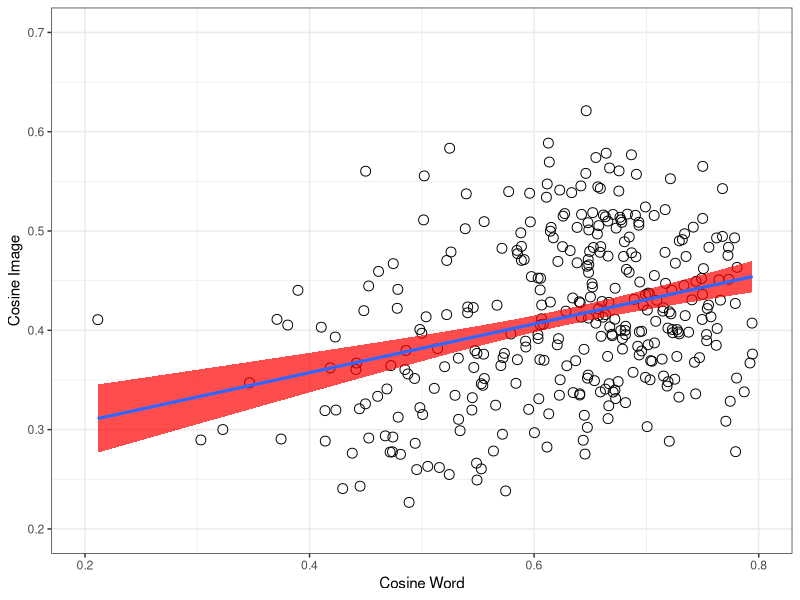
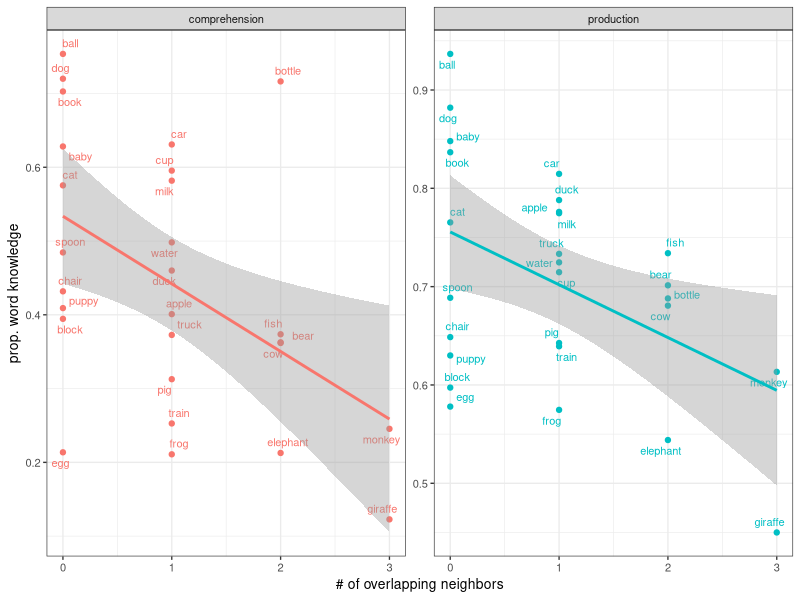

These charts were generated, in order, by the following R code:
## ---- chunk 1
rm(list=ls())
knitr::opts_chunk$set(fig.width=3, fig.height=3, fig.crop = F, fig.pos = "tb", fig.path='figs/',
                      echo=F, warning=F, cache=F, message=F, sanitize = T)
## ---- chunk 2
library(png)
library(grid)
library(ggplot2)
library(xtable)
library(tidyverse)
library(ggpubr)
library(broom)
library(ggrepel)
library(forcats)
## ---- chunk 3
animate <- c("puppy", "duck", "elephant", "pig", "monkey", "giraffe",
             "bear", "baby", "fish", "frog", "cow", "dog", "cat")
words27 <-  read_csv("data/pairwise_distances.csv") %>% distinct(word)
combo <- read_csv("data/pairwise_distances.csv") %>%
  unite(pair, X1, word, remove = T) %>% 
  distinct(cos_word,.keep_all = T)
#eb this gets rid of our redundancy issues
wb_prod <- read_csv("data/wordbank_production.csv") %>%  
   mutate(definition = forcats::fct_recode(definition,
    "fish"    = "fish (animal)",
    "water"   = "water (beverage)")) %>% 
  filter(definition%in%words27$word) %>% 
  mutate(animate = ifelse(definition %in% animate, "animate", "inanimate"))

wb_comp <- read_csv("data/wordbank_comprehension.csv") %>%
     mutate(definition = forcats::fct_recode(definition,
    "fish"    = "fish (animal)",
    "water"   = "water (beverage)")) %>% 
  filter(definition%in%words27$word) %>% 
    mutate(animate = ifelse(definition %in% animate, "animate", "inanimate"))
overlap_ratios <- read_csv("data/overlap_ratios.csv") %>% 
  mutate(animate = ifelse(word %in% animate, T, F))
# fix water picture in img space
neighbor_counts <- read_csv("python/neighbor_counts.csv") %>% 
  rename(definition = word)

stimuli_counts <- read_csv("python/stimuli_counts.csv")
## ---- chunk 4
pairwise_corr <- cor.test(combo$cos_img, combo$cos_word, conf.int=T) %>% tidy()

pairwise_corr_string <- sprintf("$R = %0.2f$, $p < %1.2g$", pairwise_corr$estimate, pairwise_corr$p.value)
## ---- chunk 5

shapiro.test(overlap_ratios$overlap_ratio)#almost normal
overlap_wilcox <- wilcox.test(overlap_ratios$overlap_ratio)# significantly different from chance
#even with correction, both animate and animate overlaps>0, not different from each other
wilcox.test(subset(overlap_ratios, animate==F)$overlap_ratio)
wilcox.test(subset(overlap_ratios, animate==T)$overlap_ratio)
wilcox.test(subset(overlap_ratios, animate==T)$overlap_ratio,
            subset(overlap_ratios, animate==F)$overlap_ratio)

## ---- chunk 6
ggplot(combo, aes(cos_word, cos_img))+
  geom_point(size=3, shape =1)+
  geom_smooth(method="lm", aes(group=1), show.legend=F, fill ="red", alpha = .7)+
  geom_smooth(method="lm", aes(group=1), se=F)+ # this second line is to trick ggplot into not putting the gray fill in the boxes in the legend (coming from the standard error in the first line)
  theme_bw()+
  xlab("Cosine Word")+
  ylab("Cosine Image")+
  xlim(0.2,0.80)+
  ylim(0.2,0.7)+
  theme(legend.position="bottom", 
        legend.title = element_blank(), 
        legend.text = element_text(size=7), 
        legend.key.width = unit(0.4, "cm"),
        legend.key = element_rect(fill = 'white', size = 0.1)
        )

cap <- sprintf("Relative cosine distance between points in word embedding space (x-axis) and image embedding space (y-axis), for every item pair. Fitted line reflects linear fit with SE;the correlation is significant ($R = %0.2f$, $p < %1.2g$).", pairwise_corr$estimate, pairwise_corr$p.value)
## ---- chunk 7
wb_prod_long <- wb_prod %>% 
  gather(`16`:`30`, value = 'mean_prop_prod', key = "month")
wb_comp_long <- wb_comp %>% 
  gather(`8`:`18`, value = 'mean_prop_comp', key = "month")
wb_prod_long_allmonths <- wb_prod_long %>% 
  group_by(definition, animate) %>% 
  summarise(overall_prop_prod = mean(mean_prop_prod)) %>% 
  left_join(neighbor_counts) %>% 
  mutate(totalneighbors = image_count+word_count+overlap_count,
         overlapratio = overlap_count/totalneighbors)

wb_comp_long_allmonths <- wb_comp_long %>% 
  group_by(definition, animate) %>% 
  summarise(overall_prop_comp = mean(mean_prop_comp)) %>% 
  left_join(neighbor_counts) %>% 
  mutate(totalneighbors = image_count+word_count+overlap_count,
         overlapratio = overlap_count/totalneighbors)

prod_overlap_corr <- cor.test(wb_prod_long_allmonths$overall_prop_prod, wb_prod_long_allmonths$overlap_count, conf.int=T) %>% tidy()
comp_overlap_corr <- cor.test(wb_comp_long_allmonths$overall_prop_comp, wb_comp_long_allmonths$overlap_count, conf.int=T) %>% tidy()

wb_all<- wb_comp_long_allmonths %>% 
  left_join(wb_prod_long_allmonths) %>% 
  gather(c(overall_prop_comp, overall_prop_prod), value = prop_kids, key = comp_prod ) %>% 
  mutate(comp_prod = fct_recode(comp_prod,
    "production" = "overall_prop_prod",
    "comprehension" = "overall_prop_comp"
  ))

## ---- chunk 8

ggplot(wb_all, aes(overlap_count,prop_kids, color = comp_prod))+
  geom_point()+
  geom_text_repel(aes(label = definition), size=2.8)+
  facet_wrap(~comp_prod, scales = "free_y")+
  stat_smooth(method = "lm")+
  theme_bw(base_size = 10)+
  guides(colour = "none")+
  xlab("# of overlapping neighbors")+
  ylab("prop. word knowledge")

cap <- "Proportion of children in WordBank reported to understand (left, averaged over 8-18 months) or produce (right, averaged over 16-30 months) the 27 items, as a function of how many overlapping neighbors (i.e. in both image- and word-space) they have. Line indicates linear fit with SE confidence band."
## ---- chunk 9
# References will be generated automatically by Pandoc and included here.
# The following code is some latex to format the bibliography. Do not remove it.
